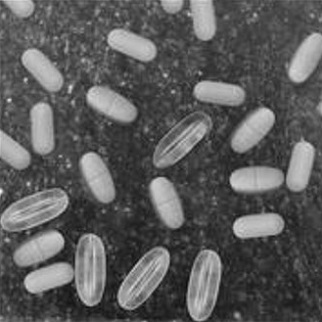
#> input picture input.jpg, 322 x 322 px
$ jupyter execute capsule-segmentation.ipynb
#> lines starting #> are read from the running program, lines starting #| are printed output that depends on the picture; after the words box and inside, x2 and y2 are one past the last pixel; in counts of white or black regions, pixels touching at a corner belong together
[cell 1]
import cv2 as cv
import numpy as np
from matplotlib import pyplot as plt

[cell 2]
img = cv.imread("input.jpg", cv.IMREAD_GRAYSCALE)
#> img is the input picture: shape (322, 322); min 11, max 248, mean 91.2

[cell 3]
# convert to np array
img = np.array(img)

[cell 4]
ret, thresh = cv.threshold(img, 0, 255, cv.THRESH_BINARY+cv.THRESH_OTSU)
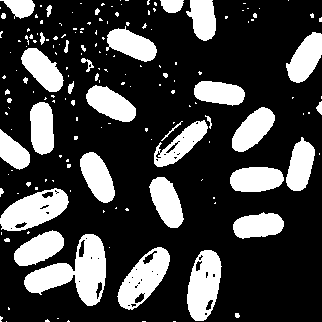
#> thresh: shape (322, 322); 25.7% white; 170 white regions (129 under 20 px)
#> ret = 114
plt.imshow(thresh, 'gray')

[cell 5]
cnts = cv.findContours(thresh, cv.RETR_LIST, cv.CHAIN_APPROX_SIMPLE)[-2]
#> cnts = 217 contours, 177 with area under 20; largest, box (x1, y1, x2, y2) and area: (24, 234, 106, 306) 2726, (0, 188, 69, 231) 1787, (117, 247, 170, 310) 1764, (187, 250, 222, 321) 1740, (86, 85, 136, 122) 1078

[cell 6]
scnts = []

for cnt in cnts:
    scnts.append(cv.contourArea(cnt))
#> this loop made 217 passes
#> cnt on passes 1 to 3: [[173, 321], [175, 321]], [[142, 321], [145, 321]], [[6, 321]]
#> after the loop, scnts = 217 values, max 2726 at index 39, min 0 at index 0, mean 119.5

[cell 7]
# draw histogram of contours
plt.hist(scnts, bins = 20)
plt.show()
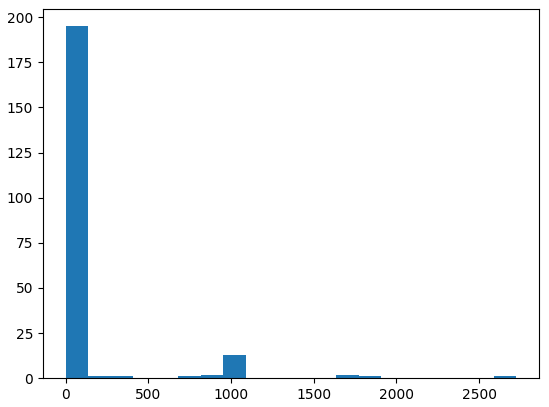
#> figure drawn by matplotlib, 1 panel; tallest bar 195 high, from x = 0 to 136.3

[cell 8]
min_area = 0
max_area = 300

def filter_contours(cnts, min_area, max_area):
#> called with min_area = 0, max_area = 300
    contours = []
    for cnt in cnts:
        if min_area < cv.contourArea(cnt) < max_area:
            contours.append(cnt)
#> after the loop, contours = 144 contours, 125 with area under 20; largest, box (x1, y1, x2, y2) and area: (160, 0, 184, 13) 213, (142, 250, 158, 265) 86, (78, 239, 86, 258) 83, (95, 281, 103, 300) 70, (134, 292, 145, 304) 67
    return contours

new_cnts = filter_contours(cnts, min_area, max_area)
#> new_cnts has the same summary as contours in filter_contours

[cell 9]
# Create a black image with the same dimensions as the original
black_img = np.zeros_like(thresh)

# Draw contours on the black image
cv.drawContours(black_img, new_cnts, -1, (255, 255, 255), thickness=cv.FILLED)
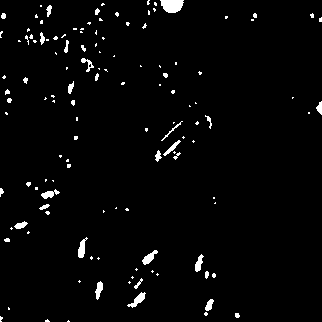
#> black_img: shape (322, 322); 2.5% white; 127 white regions (93 under 20 px), largest, box (x1, y1, x2, y2) and area: (160, 0, 184, 13) 243, (127, 292, 146, 308) 116, (78, 237, 88, 258) 109

[cell 10]
plt.imshow(black_img, 'gray')

[cell 11]
result = black_img + thresh

[cell 12]
plt.imshow(result, 'gray')

[cell 13]
# perform erosion
kernel = np.ones((5, 5), np.uint8)
final_output = cv.erode(result, kernel, iterations=1)
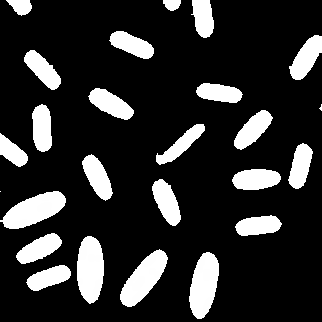
#> final_output: shape (322, 322); min 0, max 255, mean 46

plt.imshow(final_output, 'gray')

[cell 14]
# save the result
cv.imwrite("output.jpg", final_output)
#> Out = True
